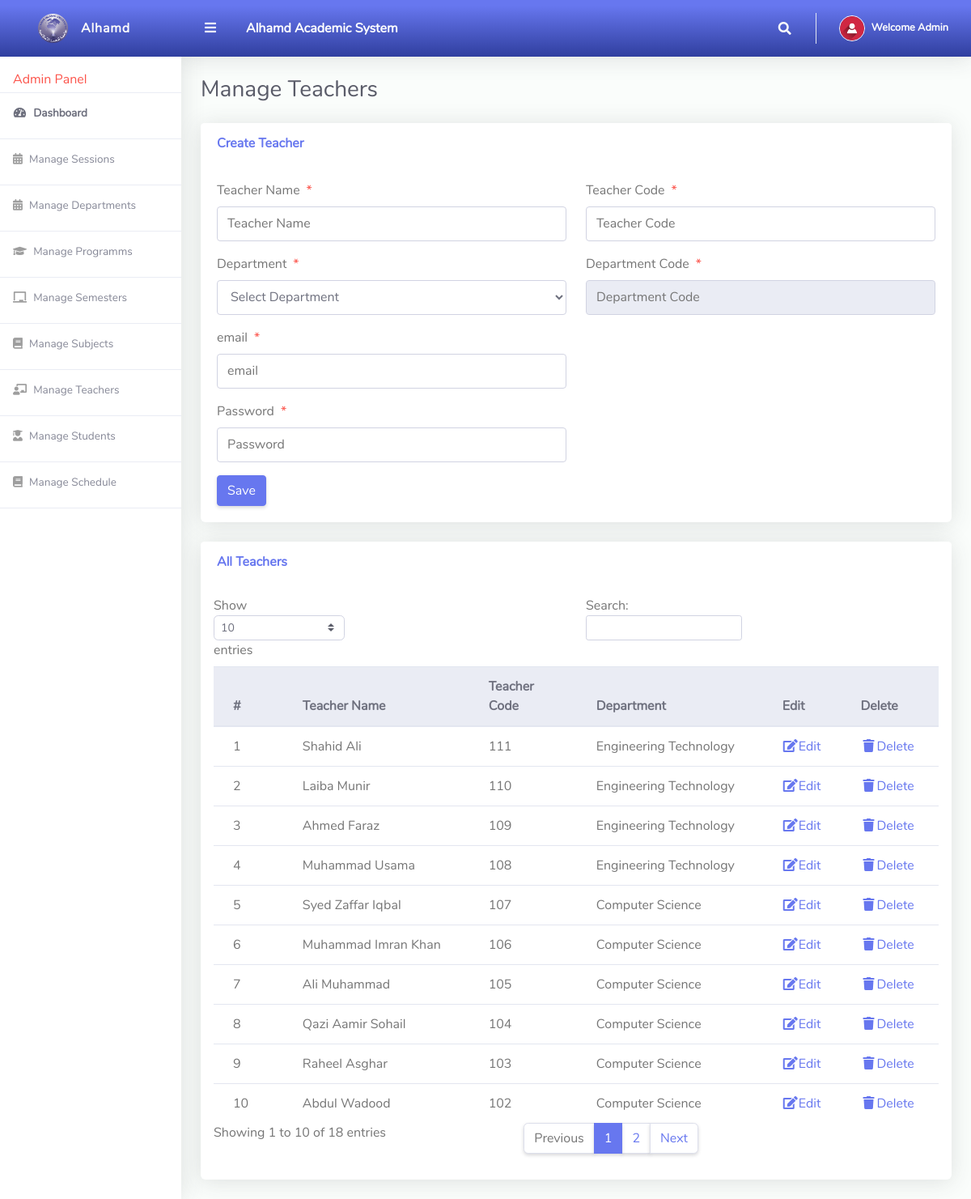
The app's page /Admin/manageTeachers.php (signed in) with its own data.
### tables this page shows
CREATE TABLE IF NOT EXISTS Teachers (
    TeacherID INT PRIMARY KEY AUTO_INCREMENT,
    DeptCode INT,
    DeptName VARCHAR(50),
    TeacherCode INT UNIQUE,
    TeacherName VARCHAR(100),
    Email varchar(50) NOT NULL,
    Password VARCHAR(20)
);

### Admin/manageTeachers.php (the view, shortened to what this page needs)
<?php
include '../Includes/dbcon.php';
$editRow = [];
?>
<!DOCTYPE html>
<html lang="en">
<head>
    <link href="../vendor/fontawesome-free/css/all.min.css" rel="stylesheet" type="text/css">
    <link href="../vendor/bootstrap/css/bootstrap.min.css" rel="stylesheet" type="text/css">
    <link href="css/ruang-admin.min.css" rel="stylesheet">
</head>
<body id="page-top">
    <div id="wrapper">
        <?php include "Includes/sidebar.php";?>
        <div id="content-wrapper" class="d-flex flex-column">
            <div id="content">
                <?php include "Includes/topbar.php";?>
                <div class="container-fluid" id="container-wrapper">
                    <div class="d-sm-flex align-items-center justify-content-between mb-4">
                        <h1 class="h3 mb-0 text-gray-800">Manage Teachers</h1>
                    </div>
                    <div class="row">
                        <div class="col-lg-12">
                            <div class="card mb-4">
                                <div class="card-header py-3 d-flex flex-row align-items-center justify-content-between">
                                    <h6 class="m-0 font-weight-bold text-primary">Create Teacher</h6>
                                </div>
                                <div class="card-body">
                                    <form method="post">
                                        <div class="form-group row mb-3">
                                            <div class="col-xl-6">
                                                <label class="form-control-label">Teacher Name<span class="text-danger ml-2">*</span></label>
                                                <input type="text" class="form-control" name="teacherName" value="<?php echo $editRow['TeacherName'];?>" placeholder="Teacher Name">
                                            </div>
                                            <div class="col-xl-6">
                                                <label class="form-control-label">Teacher Code<span class="text-danger ml-2">*</span></label>
                                                <input type="number" class="form-control" name="teacherCode" value="<?php echo $editRow['TeacherCode'];?>" placeholder="Teacher Code">
                                            </div>
                                        </div>
                                        <div class="form-group row mb-3">
                                            <div class="col-xl-6">
                                            <label class="form-control-label">Department<span class="text-danger ml-2">*</span></label>
                                            <select class="form-control" name="deptName"id="departmentSelect" required onchange="updateDeptCode()">
                                            <option value="">Select Department</option>
                                            <?php
                                            $query = "SELECT * FROM Departments";
                                            $result = mysqli_query($conn, $query);
                                            while ($row = mysqli_fetch_assoc($result)) {
                                                print_r($row['DeptCode']);
                                            }
                                            ?>
                                            </select>
                                            </div>
                                            <div class="col-xl-6">
                                            <label class="form-control-label">Department Code<span class="text-danger ml-2">*</span></label>
                                             <input type="number" class="form-control" name="deptCode" value="<?php echo $editRow['DeptCode'];?>" id="deptCodeInput" placeholder="Department Code" readonly>
                                            </div>
                                        </div>
                                        <div class="form-group row mb-3">
                                            <div class="col-xl-6">
                                                <label class="form-control-label">email<span class="text-danger ml-2">*</span></label>
                                                <input type="email" class="form-control" name="email" value="<?php echo $editRow['Email'];?>" placeholder="email">
                                            </div>
                                        </div>
                                        <div class="form-group row mb-3">
                                            <div class="col-xl-6">
                                                <label class="form-control-label">Password<span class="text-danger ml-2">*</span></label>
                                                <input type="password" class="form-control" name="password" value="<?php echo $editRow['Password'];?>" placeholder="Password">
                                            </div>
                                        </div>
                                        <?php if (isset($Id)) { ?>
                                            <button type="submit" name="update" class="btn btn-warning">Update</button>
                                        <?php } else { ?>
                                            <button type="submit" name="save" class="btn btn-primary">Save</button>
                                        <?php } ?>
                                    </form>
                                </div>
                            </div>
                            <div class="row">
                                <div class="col-lg-12">
                                    <div class="card mb-4">
                                        <div class="card-header py-3 d-flex flex-row align-items-center justify-content-between">
                                            <h6 class="m-0 font-weight-bold text-primary">All Teachers</h6>
                                        </div>
                                        <div class="table-responsive p-3">
                                            <table class="table align-items-center table-flush table-hover" id="dataTableHover">
                                                <thead class="thead-light">
                                                    <tr>
                                                        <th>#</th>
                                                        <th>Teacher Name</th>
                                                        <th>Teacher Code</th>
                                                        <th>Department</th>
                                                        <th>Edit</th>
                                                        <th>Delete</th>
                                                    </tr>
                                                </thead>
                                                <tbody>
                                                    <?php
                                                    $query = "SELECT * FROM Teachers";
                                                    $rs = $conn->query($query);
                                                    $sn = 0;
                                                    if ($rs->num_rows > 0) {
                                                        while ($rows = $rs->fetch_assoc()) {
                                                            $sn++;
                                                            echo "
                                                                <tr>
                                                                    <td>".$sn."</td>
                                                                    <td>".$rows['TeacherName']."</td>
                                                                    <td>".$rows['TeacherCode']."</td>
                                                                    <td>".$rows['DeptName']."</td>
                                                                    <td><a href='?action=edit&Id=".$rows['TeacherID']."'><i class='fas fa-fw fa-edit'></i>Edit</a></td>
                                                                    <td><a href='?action=delete&Id=".$rows['TeacherID']."'><i class='fas fa-fw fa-trash'></i>Delete</a></td>
                                                                </tr>";
                                                        }
                                                    }
                                                    ?>
                                                </tbody>
                                            </table>
                                        </div>
                                    </div>
                                </div>
                            </div>
                        </div>
                    </div>
                </div>
            </div>
        </div>
    </div>
</body>
</html>

### Admin/Includes/topbar.php (shortened to what this page needs)
<?php
  $query = "SELECT * FROM tbladmin WHERE Id = ".$_SESSION['userId']."";
  $rs = $conn->query($query);
  $rows = $rs->fetch_assoc();
  $fullName = $rows['firstName']." ".$rows['lastName'];
?>
<nav class="navbar navbar-expand navbar-light bg-gradient-primary topbar mb-4 static-top">
          <button id="sidebarToggleTop" class="btn btn-link rounded-circle mr-3">
            <i class="fa fa-bars"></i>
          </button>
        <div class="text-white big ml-2" style="margin-left:100px;"><b>Alhamd Academic System</b></div>
          <ul class="navbar-nav ml-auto">
            <li class="nav-item dropdown no-arrow">
              <a class="nav-link dropdown-toggle" href="#" id="searchDropdown" role="button" data-toggle="dropdown"
                aria-haspopup="true" aria-expanded="false">
                <i class="fas fa-search fa-fw"></i>
              </a>
            </li>
            <li class="nav-item dropdown no-arrow">
              <a class="nav-link dropdown-toggle" href="#" id="userDropdown" role="button" data-toggle="dropdown"
                aria-haspopup="true" aria-expanded="false">
                <img class="img-profile rounded-circle" src="img/user-icn.png" style="max-width: 60px">
                <span class="ml-2 d-none d-lg-inline text-white small"><b>Welcome <?php echo $fullName;?></b></span>
              </a>
            </li>
          </ul>
        </nav>

### records on screen
teachers: TeacherName "Shahid Ali", TeacherCode "111", DeptName "Engineering Technology"
teachers: TeacherName "Laiba Munir", TeacherCode "110", DeptName "Engineering Technology"
teachers: TeacherName "Ahmed Faraz", TeacherCode "109", DeptName "Engineering Technology"
teachers: TeacherName "Muhammad Usama", TeacherCode "108", DeptName "Engineering Technology"
teachers: TeacherName "Syed Zaffar Iqbal", TeacherCode "107", DeptName "Computer Science"
teachers: TeacherName "Muhammad Imran Khan", TeacherCode "106", DeptName "Computer Science"
teachers: TeacherName "Ali Muhammad", TeacherCode "105", DeptName "Computer Science"
teachers: TeacherName "Qazi Aamir Sohail", TeacherCode "104", DeptName "Computer Science"
teachers: TeacherName "Raheel Asghar", TeacherCode "103", DeptName "Computer Science"
teachers: TeacherName "Abdul Wadood", TeacherCode "102", DeptName "Computer Science"

### other values on screen
$fullName "Admin"
